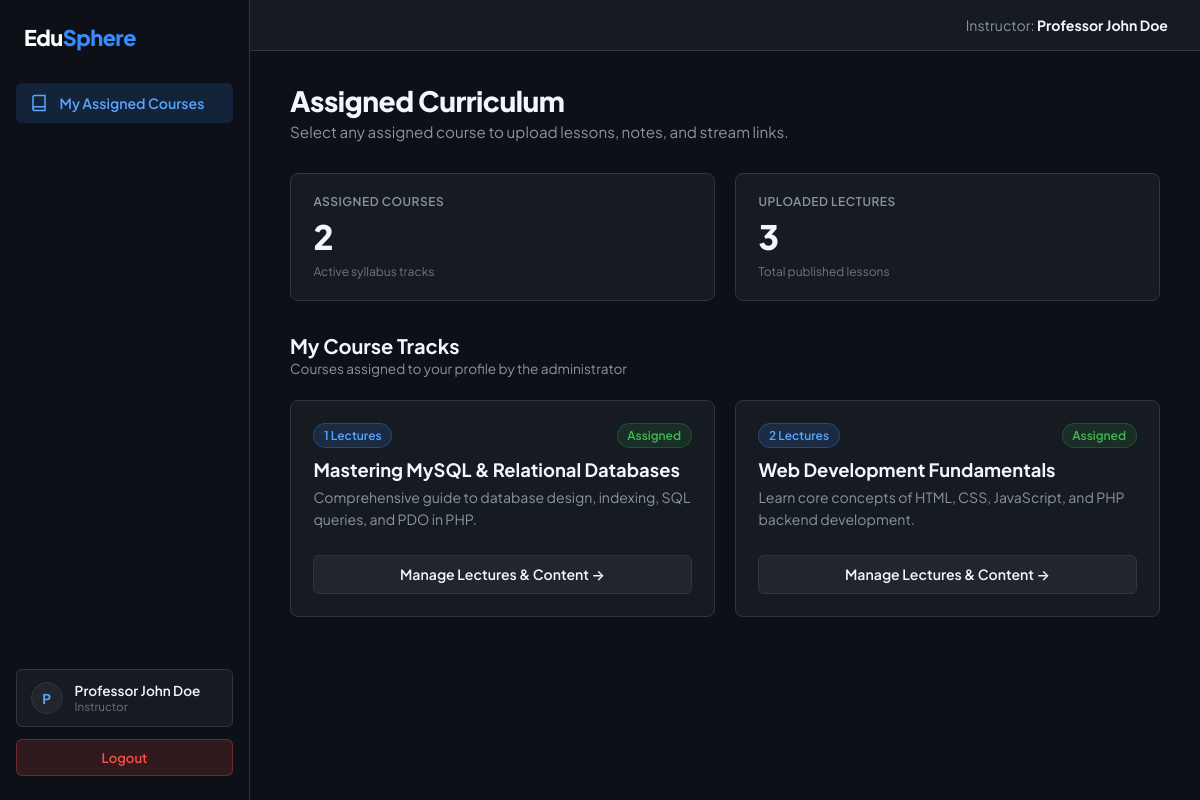
The page /teacher_dashboard.php (signed in) on the database its author committed.
### tables this page shows
CREATE TABLE IF NOT EXISTS `courses` (
  `id` INT AUTO_INCREMENT PRIMARY KEY,
  `title` VARCHAR(255) NOT NULL,
  `description` TEXT,
  `teacher_id` INT NULL,
  `created_at` TIMESTAMP DEFAULT CURRENT_TIMESTAMP,
  FOREIGN KEY (`teacher_id`) REFERENCES `users`(`id`) ON DELETE SET NULL
);

### teacher_dashboard.php (the view, shortened to what this page needs)
<?php
require_once 'db.php';
$teacher_id = (int)$_SESSION['user_id'];
$assignedCoursesStmt = $pdo->prepare("
    SELECT c.*, COUNT(l.id) AS lecture_count
    FROM courses c
    LEFT JOIN lectures l ON c.id = l.course_id
    WHERE c.teacher_id = :teacher_id
    GROUP BY c.id
    ORDER BY c.title ASC
");
$assignedCoursesStmt->execute([':teacher_id' => $teacher_id]);
$assignedCourses = $assignedCoursesStmt->fetchAll();
$totalLectures = array_sum(array_column($assignedCourses, 'lecture_count'));
$firstInitial = strtoupper(substr($_SESSION['user_name'], 0, 1));
?>
<!DOCTYPE html>
<html lang="en">
<head>
  <link rel="stylesheet" href="dashboard.css">
</head>
<body>
  <div class="dashboard-layout">
    <aside class="sidebar" id="sidebar">
      <div>
        <div class="sidebar-header">
          <a href="index.php" class="logo">Edu<span>Sphere</span></a>
        </div>
        <ul class="sidebar-nav">
          <li>
            <a href="teacher_dashboard.php" class="sidebar-link active">
              <svg viewBox="0 0 24 24">
                <path d="M4 19.5A2.5 2.5 0 0 1 6.5 17H20"></path>
                <path d="M6.5 2H20v20H6.5A2.5 2.5 0 0 1 4 19.5v-15A2.5 2.5 0 0 1 6.5 2z"></path>
              </svg>
              <span>My Assigned Courses</span>
            </a>
          </li>
        </ul>
      </div>
      <div>
        <div class="sidebar-user-card">
          <div class="user-avatar"><?= $firstInitial ?></div>
          <div>
            <div class="user-name"><?= htmlspecialchars($_SESSION['user_name']) ?></div>
            <div class="user-role">Instructor</div>
          </div>
        </div>
        <div class="sidebar-footer">
          <a href="logout.php" class="btn-logout">Logout</a>
        </div>
      </div>
    </aside>
    <div class="dashboard-content">
      <header class="dashboard-topbar">
        <div class="topbar-welcome">
          Instructor: <span><?= htmlspecialchars($_SESSION['user_name']) ?></span>
        </div>
      </header>
      <main class="dashboard-body">
        <div class="dashboard-header-area">
          <h1>Assigned Curriculum</h1>
          <p>Select any assigned course to upload lessons, notes, and stream links.</p>
        </div>
        <div class="stat-cards-grid">
          <div class="stat-card">
            <h3>Assigned Courses</h3>
            <p><?= count($assignedCourses) ?></p>
            <span class="stat-card-hint">Active syllabus tracks</span>
          </div>
          <div class="stat-card">
            <h3>Uploaded Lectures</h3>
            <p><?= $totalLectures ?></p>
            <span class="stat-card-hint">Total published lessons</span>
          </div>
        </div>
        <div class="crud-header">
          <div>
            <h2>My Course Tracks</h2>
            <p>Courses assigned to your profile by the administrator</p>
          </div>
        </div>
        <?php if (empty($assignedCourses)): ?>
          <div class="table-container" style="padding: 2.5rem 2rem; text-align: center; color: var(--text-muted);">
            <p>You currently have no courses assigned to your account. Please ask the Administrator to assign you a course shell.</p>
          </div>
        <?php else: ?>
          <div class="course-grid">
            <?php foreach ($assignedCourses as $c): ?>
              <div class="course-card-box">
                <div>
                  <div style="display: flex; justify-content: space-between; align-items: center; margin-bottom: 0.6rem;">
                    <span class="badge badge-primary"><?= (int)$c['lecture_count'] ?> Lectures</span>
                    <span class="badge badge-success">Assigned</span>
                  </div>
                  <h3><?= htmlspecialchars($c['title']) ?></h3>
                  <p><?= htmlspecialchars($c['description'] ?: 'No course description provided.') ?></p>
                </div>
                <div>
                  <a href="teacher_manage_course.php?course_id=<?= $c['id'] ?>" class="btn btn-secondary" style="width: 100%;">
                    Manage Lectures & Content →
                  </a>
                </div>
              </div>
            <?php endforeach; ?>
          </div>
        <?php endif; ?>
      </main>
    </div>
  </div>
</body>
</html>

### rows shown on the page
courses: lecture_count "1", title "Mastering MySQL & Relational Databases", description "Comprehensive guide to database design, indexing, SQL queries, and PDO in PHP."
courses: lecture_count "2", title "Web Development Fundamentals", description "Learn core concepts of HTML, CSS, JavaScript, and PHP backend development.", $c['id'] 1 (drawn)

### other values the page prints
$firstInitial "P"
$_SESSION['user_name'] "Professor John Doe"
count($assignedCourses) "2"
$totalLectures "3"
